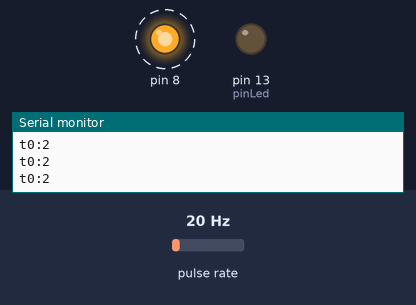
Recording of a sketch running on a simulated Arduino Uno, built with avr-gcc and run on an emulated ATmega328P. Parts: output pins drawn as LEDs (lit = HIGH), the last lines printed to the serial monitor. Wiring (inferred from the names in the program): pulse sensor: data pin 5. Dashed ring = blinking. The test bench sets the inputs (shaded band); at power-on: pulse rate 20 Hz.

Above: at 0.5 s.
1.3 s: pulse rate (sensor on pin 5) set to 50 Hz
At 2.1 s:
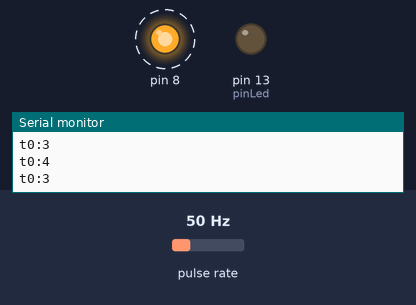
4.3 s: pulse rate (sensor on pin 5) set to 4 Hz
At 5.95 s:
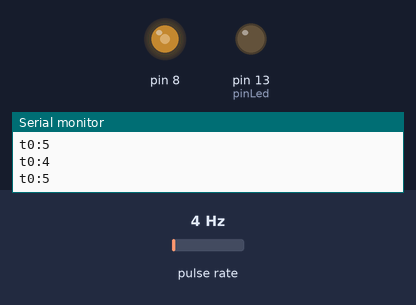
7.3 s: pulse rate (sensor on pin 5) set to 100 Hz
At 14.6 s:
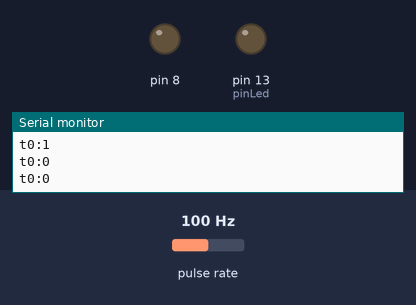
Timing chart, 0 to 19.3 s (numbered marks = the images above; inputs shaded):
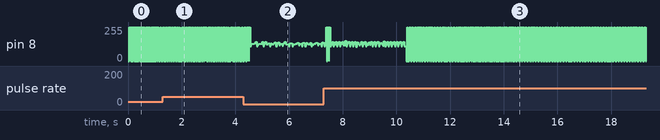

Measured:
- after the input at 1.3 s, pin 8: alternates 255/255 for 0.01 s and 0/255 for 0.01 s, starting after 0.06 s
- by itself, pin 8: alternates 255/255 for 0.02 s and 0/255 for 0.02 s

The sketch:

ThereminSketch.ino
```cpp
/* Theremin Test
 *
 * Therremin with TTL Oscillator 4MHz
 * Timer1 for freauency measurement
 * Timer2 for gate time
 * connect Oscillator on digital pin 5
 * connect Speaker with 1K Resistor in series on pin 8

 * KHM 2008 /  Martin Nawrath
 * Kunsthochschule fuer Medien Koeln
 * Academy of Media Arts Cologne

 */
#include <Stdio.h>
#define cbi(sfr, bit) (_SFR_BYTE(sfr) &= ~_BV(bit))
#define sbi(sfr, bit) (_SFR_BYTE(sfr) |= _BV(bit))

//! Macro that clears all Timer/Counter1 interrupt flags.
#define CLEAR_ALL_TIMER1_INT_FLAGS    (TIFR1 = TIFR1)

int pinLed = 13;
int pinFreq = 5;

void setup()
{
  pinMode(pinLed, OUTPUT);      // sets the digital pin as output
  pinMode(pinFreq, INPUT);
  pinMode(8, OUTPUT);

  Serial.begin(9600);
  //Serial.begin(57600);        // connect to the serial port

  // hardware counter setup ( refer atmega168.pdf chapter 16-bit counter1)
  TCCR1A=0;                   // reset timer/counter1 control register A
  TCCR1B=0;                   // reset timer/counter1 control register A
  TCNT1=0;                    // counter value = 0
  // set timer/counter1 hardware as counter , counts events on pin T1 ( arduino pin 5)
  // normal mode, wgm10 .. wgm13 = 0
  sbi (TCCR1B ,CS10);         // External clock source on T1 pin. Clock on rising edge.
  sbi (TCCR1B ,CS11);
  sbi (TCCR1B ,CS12);

  // timer2 setup / is used for frequency measurement gatetime generation
  // timer 2 presaler set to 256 / timer 2 clock = 16Mhz / 256 = 62500 Hz
  cbi (TCCR2B ,CS20);
  sbi (TCCR2B ,CS21);
  sbi (TCCR2B ,CS22);

  //set timer2 to CTC Mode
  cbi (TCCR2A ,WGM20);
  sbi (TCCR2A ,WGM21);
  cbi (TCCR2B ,WGM22);
  OCR2A = 124;                  // CTC at top of OCR2A / timer2 interrupt when coun value reaches OCR2A value

  // interrupt control

  sbi (TIMSK2,OCIE2A);          // enable Timer2 Interrupt

}

volatile byte i_tics;
volatile byte f_ready ;
volatile byte mlt ;
unsigned int ww;

int cal;
int cal_max;

char st1[32];
long freq_in;
long freq_zero;
long freq_cal;

unsigned int dds;
int tune;

int cnt=0;

void loop()
{
  cnt++;
  // add=analogRead(0);

  f_meter_start();

  tune=tune+1;
  while (f_ready==0) {            // wait for period length end (100ms) by interrupt
    PORTB=((dds+=tune) >> 15);    // kind of DDS tonegenerator / connect speaker to portb.0 = arduino pin8
  }
 tune = freq_in-freq_zero;
 // Serial.println(digitalRead(5));
 // use the tune value here for your own purposes like control of servos, midi etc.

  // startup
  if (cnt==10) {
    freq_zero=freq_in;
    freq_cal=freq_in;
    cal_max=0;
    // Serial.print("** START **");
  }

  // autocalibration
  if (cnt % 20 == 0 && cnt < 200) {   // try autocalibrate after n cycles
    //Serial.print("*");
    if (cal_max <= 2) {
      freq_zero=freq_in;
      //Serial.print(" calibration");
    }
    freq_cal=freq_in;
    cal_max=0;
    //Serial.println("");
  }
  cal = freq_in-freq_cal;
  if ( cal < 0) cal*=-1;  // absolute value
  if (cal > cal_max) cal_max=cal;

  digitalWrite(pinLed, 1);  // let LED blink
  //Serial.print(cnt);
  //Serial.print("  ");

  if ( tune < 0) tune*=-1;  // absolute value
   //sprintf(st1, "%04d",tune);
  Serial.print("t0:" + (String)tune);
  //Serial.print("  ");

  //Serial.print(freq_in);
  //Serial.print("  ");
/*
  Serial.print(freq_zero);
  Serial.print("  ");
  Serial.print(cal_max);
*/
  Serial.println("");
  //digitalWrite(pinLed,0);
}
//******************************************************************
void f_meter_start() {
  f_ready=0;                      // reset period measure flag
  i_tics=0;                        // reset interrupt counter
  sbi (GTCCR,PSRASY);              // reset presacler counting
  TCNT2=0;                         // timer2=0
  TCNT1=0;                         // Counter1 = 0
  cbi (TIMSK0,TOIE0);              // dissable Timer0 again // millis and delay
  sbi (TIMSK2,OCIE2A);             // enable Timer2 Interrupt
  TCCR1B = TCCR1B | 7;             //  Counter Clock source = pin T1 , start counting now
}

//******************************************************************
// Timer2 Interrupt Service is invoked by hardware Timer2 every 2ms = 500 Hz
//  16Mhz / 256 / 125 / 500 Hz
// here the gatetime generation for freq. measurement takes place:

ISR(TIMER2_COMPA_vect) {

  if (i_tics==50) {         // multiple 2ms = gate time = 100 ms
                            // end of gate time, measurement ready
    TCCR1B = TCCR1B & ~7;   // Gate Off  / Counter T1 stopped
    cbi (TIMSK2,OCIE2A);    // disable Timer2 Interrupt
    sbi (TIMSK0,TOIE0);     // ensable Timer0 again // millis and delay
    f_ready=1;              // set global flag for end count period

                            // calculate now frequeny value
    freq_in=0x10000 * mlt;  // mukt #ovverflows by 65636
    freq_in += TCNT1;       // add counter1 value
    mlt=0;

  }
  i_tics++;                 // count number of interrupt events
  if (TIFR1 & 1) {          // if Timer/Counter 1 overflow flag
    mlt++;                  // count number of Counter1 overflows
    sbi(TIFR1,TOV1);        // clear Timer/Counter 1 overflow flag
  }

}
```
